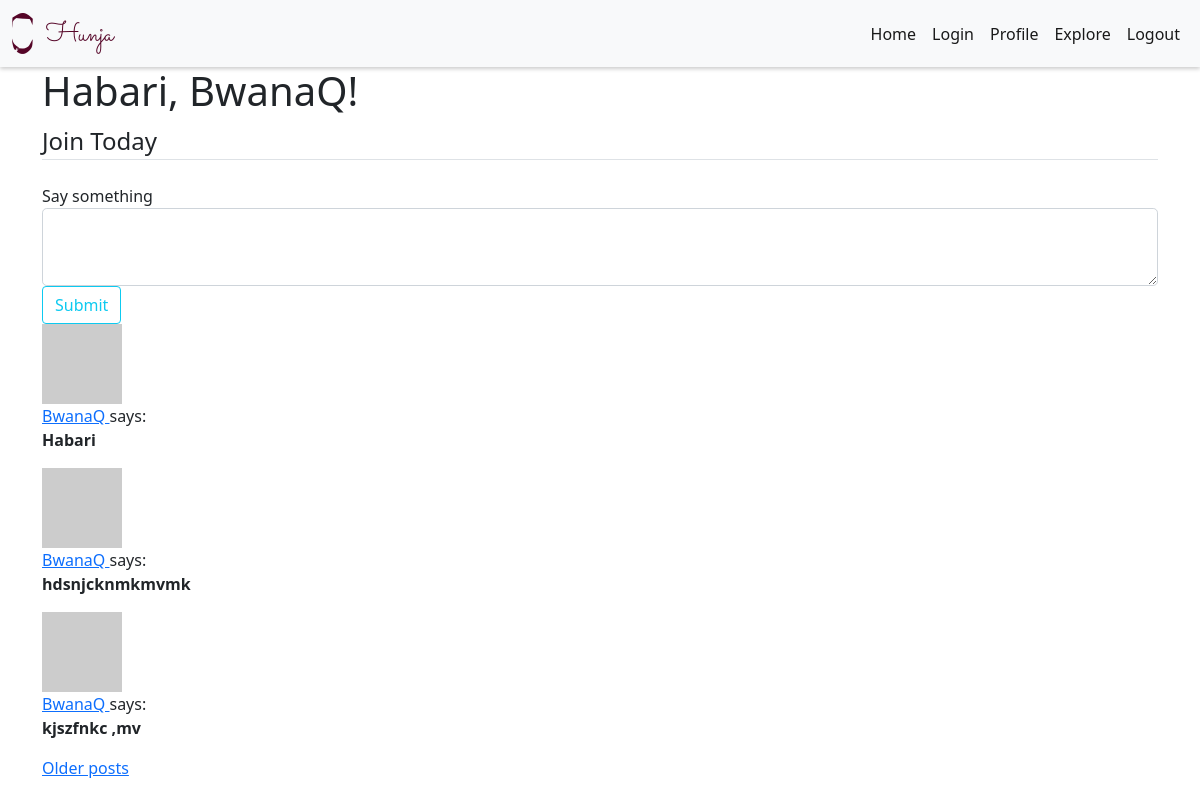
The page /index (signed in) on the database its author committed.
### app/models.py (models this page shows, shortened)
class User(UserMixin, db.Model):
    id = db.Column(db.Integer, primary_key=True)
    username = db.Column(db.String(64), index=True, unique=True)
    email = db.Column(db.String(120), index=True, unique=True)
    password_hash = db.Column(db.String(128))
    posts = db.relationship('Post', backref='author', lazy='dynamic')
    about_me = db.Column(db.String(140))
    last_seen = db.Column(db.DateTime, default=datetime.utcnow)
    followed = db.relationship(
        'User', secondary=followers,
        primaryjoin=(followers.c.follower_id == id),
        secondaryjoin=(followers.c.followed_id == id),
        backref=db.backref('followers', lazy='dynamic'), lazy='dynamic')
    def avatar(self, size):
        digest = md5(self.email.lower().encode('utf-8')).hexdigest()
        return 'https://www.gravatar.com/avatar/{}?d=identicon&s={}'.format(
            digest, size)

class Post(db.Model):
    id = db.Column(db.Integer, primary_key=True)
    body = db.Column(db.String(140))
    timestamp = db.Column(db.DateTime, index=True, default=datetime.utcnow)
    user_id = db.Column(db.Integer, db.ForeignKey('user.id'))

### app/routes.py (the view)
@app.route('/', methods=['GET', 'POST'])
@app.route('/index', methods=['GET', 'POST'])
@login_required
def index():
    form = PostForm()
    if form.validate_on_submit():
        post = Post(body=form.post.data, author=current_user)
        db.session.add(post)
        db.session.commit()
        flash('Your post is now live!')
        return redirect(url_for('index'))
    page = request.args.get('page', 1, type=int)
    posts = Post.query.order_by(Post.timestamp.desc()).paginate(
        page, app.config['POSTS_PER_PAGE'], False)
    next_url = url_for('explore', page=posts.next_num) \
        if posts.has_next else None
    prev_url = url_for('explore', page=posts.prev_num) \
        if posts.has_prev else None
    return render_template("index.html", title='Explore', form=form, posts=posts.items,
                           next_url=next_url, prev_url=prev_url)

### app/forms.py
class PostForm(FlaskForm):
    post = TextAreaField('Say something', validators=[
        DataRequired(), Length(min=1, max=140)])
    submit = SubmitField('Submit')

### app/models.py (called while the page is built)
@login.user_loader
def load_user(id):
    return User.query.get(int(id))

### app/routes.py (called while the page is built)
@app.before_request
def before_request():
    if current_user.is_authenticated:
        current_user.last_seen = datetime.utcnow()
        db.session.commit()

### app/templates/index.html (shortened to what this page needs)
{% extends 'base.html' %} {%block content%}
<h1>Habari, {{ current_user.username }}!</h1>
{%if form%}
<form method="POST" action="">
  <fieldset class="form-group">
    <legend class="border-bottom mb-4">Join Today</legend>
    <div class="form-group">
      {{ form.post.label(class="form-control-label") }} {{
      form.post(class="form-control form-control-lg") }}
    </div>
    <div class="form-group">
      {{ form.submit (class = "btn btn-outline-info") }}
    </div>
  </fieldset>
</form>
{% endif %} {% for post in posts %} {% include "_posts.html" %} {% endfor %}  {% if next_url %}
<a href="{{ next_url }}">Older posts</a>
{% endif %} {%endblock content%}

### app/templates/_posts.html
<div>
  <div>
    <img src="{{ post.author.avatar(36) }}" />
  </div>
  <p>
    <a href="{{ url_for('user', username=post.author.username) }}">
      {{ post.author.username }}
    </a>
    says:
    <br />
    <b> {{ post.body }} </b>
  </p>
</div>

### rows shown on the page
User: username "BwanaQ"
Post: author.username "BwanaQ", body "Habari"
Post: author.username "BwanaQ", body "hdsnjcknmkmvmk"
Post: author.username "BwanaQ", body "kjszfnkc ,mv"
